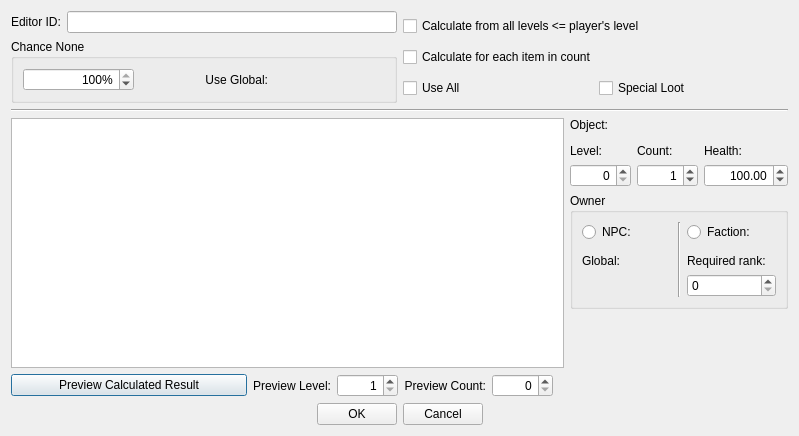
<?xml version="1.0" encoding="UTF-8"?>
<ui version="4.0">
 <class>FormDialogLeveledItem</class>
 <widget class="QDialog" name="FormDialogLeveledItem">
  <property name="geometry">
   <rect>
    <x>0</x>
    <y>0</y>
    <width>799</width>
    <height>436</height>
   </rect>
  </property>
  <property name="windowTitle">
   <string>Leveled Item</string>
  </property>
  <layout class="QVBoxLayout" name="verticalLayout_3">
   <item>
    <layout class="QGridLayout" name="gridLayout" columnstretch="0,1,1">
     <item row="0" column="2" rowspan="2">
      <layout class="QGridLayout" name="gridLayout_4">
       <item row="2" column="0">
        <widget class="QCheckBox" name="flagUseAll">
         <property name="whatsThis">
          <string>If this is checked, then the leveled list will produce every form in its list, regardless of the player's level. This is mutually exclusive with the other options for level calculations.</string>
         </property>
         <property name="text">
          <string>Use All</string>
         </property>
        </widget>
       </item>
       <item row="2" column="1">
        <widget class="QCheckBox" name="flagSpecialLoot">
         <property name="whatsThis">
          <string>Bethesda intended this checkbox to modify the leveled list calculation based on a &quot;Special Loot&quot; formula, but there's no evidence that such a formula was ever implemented.</string>
         </property>
         <property name="text">
          <string>Special Loot</string>
         </property>
        </widget>
       </item>
       <item row="1" column="0" colspan="2">
        <widget class="QCheckBox" name="flagRecalcPerCount">
         <property name="whatsThis">
          <string>If this list is in another leveled list with a count greater than one, this checkbox determines whether each generated object is the same (unchecked), or whether this leveled list is calculated independently for each generated object (checked).</string>
         </property>
         <property name="text">
          <string>Calculate for each item in count</string>
         </property>
        </widget>
       </item>
       <item row="0" column="0" colspan="2">
        <widget class="QCheckBox" name="flagCumulativeLevels">
         <property name="whatsThis">
          <string>If this is checked, then the leveled list will use any list entry at or below the player's level. If unchecked, the leveled list will use the list entry that is closest to the player's level without exceeding it.</string>
         </property>
         <property name="text">
          <string>Calculate from all levels &lt;= player's level</string>
         </property>
        </widget>
       </item>
      </layout>
     </item>
     <item row="1" column="0" colspan="2">
      <widget class="QGroupBox" name="groupBox">
       <property name="whatsThis">
        <string>Control the likelihood that this leveled list won't spawn anything at all. If you select a Global, its value will be treated as a percentage (i.e. in the range [0, 100]) and used instead of the fixed percentage.</string>
       </property>
       <property name="title">
        <string>Chance None</string>
       </property>
       <layout class="QHBoxLayout" name="horizontalLayout">
        <item>
         <widget class="QSpinBox" name="chanceNonePercentage">
          <property name="alignment">
           <set>Qt::AlignRight|Qt::AlignTrailing|Qt::AlignVCenter</set>
          </property>
          <property name="suffix">
           <string extracomment="percentage unit">%</string>
          </property>
          <property name="maximum">
           <number>100</number>
          </property>
          <property name="value">
           <number>100</number>
          </property>
         </widget>
        </item>
        <item>
         <spacer name="horizontalSpacer_4">
          <property name="orientation">
           <enum>Qt::Horizontal</enum>
          </property>
          <property name="sizeType">
           <enum>QSizePolicy::Fixed</enum>
          </property>
          <property name="sizeHint" stdset="0">
           <size>
            <width>16</width>
            <height>8</height>
           </size>
          </property>
         </spacer>
        </item>
        <item>
         <widget class="QLabel" name="label_2">
          <property name="text">
           <string>Use Global:</string>
          </property>
          <property name="alignment">
           <set>Qt::AlignRight|Qt::AlignTrailing|Qt::AlignVCenter</set>
          </property>
         </widget>
        </item>
        <item>
         <widget class="DKFormPicker" name="chanceNoneGlobal"/>
        </item>
       </layout>
      </widget>
     </item>
     <item row="0" column="0" colspan="2">
      <layout class="QHBoxLayout" name="horizontalLayout_3">
       <item>
        <widget class="QLabel" name="label">
         <property name="text">
          <string>Editor ID:</string>
         </property>
         <property name="buddy">
          <cstring>editorID</cstring>
         </property>
        </widget>
       </item>
       <item>
        <widget class="QLineEdit" name="editorID"/>
       </item>
      </layout>
     </item>
    </layout>
   </item>
   <item>
    <widget class="Line" name="line">
     <property name="orientation">
      <enum>Qt::Horizontal</enum>
     </property>
    </widget>
   </item>
   <item>
    <layout class="QHBoxLayout" name="horizontalLayout_2">
     <item>
      <widget class="QTableView" name="view"/>
     </item>
     <item>
      <layout class="QVBoxLayout" name="verticalLayout_2">
       <item>
        <widget class="QLabel" name="label_3">
         <property name="text">
          <string>Object:</string>
         </property>
         <property name="buddy">
          <cstring>entryForm</cstring>
         </property>
        </widget>
       </item>
       <item>
        <widget class="DKFormPicker" name="entryForm">
         <property name="whatsThis">
          <string>The object that this list item will spawn, if it's chosen by the leveled list calculation.</string>
         </property>
        </widget>
       </item>
       <item>
        <layout class="QGridLayout" name="gridLayout_3">
         <item row="0" column="0">
          <widget class="QLabel" name="label_6">
           <property name="text">
            <string>Level:</string>
           </property>
           <property name="buddy">
            <cstring>entryLevel</cstring>
           </property>
          </widget>
         </item>
         <item row="0" column="2">
          <widget class="QLabel" name="label_8">
           <property name="text">
            <string>Health:</string>
           </property>
           <property name="buddy">
            <cstring>entryHealth</cstring>
           </property>
          </widget>
         </item>
         <item row="0" column="1">
          <widget class="QLabel" name="label_7">
           <property name="text">
            <string>Count:</string>
           </property>
           <property name="buddy">
            <cstring>entryCount</cstring>
           </property>
          </widget>
         </item>
         <item row="1" column="0">
          <widget class="QSpinBox" name="entryLevel">
           <property name="whatsThis">
            <string>The level associated with this list item. Whether the list item is selected will depend on how this level compares to the player's level.</string>
           </property>
           <property name="alignment">
            <set>Qt::AlignRight|Qt::AlignTrailing|Qt::AlignVCenter</set>
           </property>
           <property name="minimum">
            <number>0</number>
           </property>
           <property name="maximum">
            <number>65535</number>
           </property>
          </widget>
         </item>
         <item row="1" column="1">
          <widget class="QSpinBox" name="entryCount">
           <property name="whatsThis">
            <string>The amount of this item that will generated.</string>
           </property>
           <property name="alignment">
            <set>Qt::AlignRight|Qt::AlignTrailing|Qt::AlignVCenter</set>
           </property>
           <property name="maximum">
            <number>65535</number>
           </property>
           <property name="value">
            <number>1</number>
           </property>
          </widget>
         </item>
         <item row="1" column="2">
          <widget class="QDoubleSpinBox" name="entryHealth">
           <property name="whatsThis">
            <string>For weapons and armor, the condition they're in. Values above 100% produce the same effects as tempering the item using the Smithing skill.</string>
           </property>
           <property name="alignment">
            <set>Qt::AlignRight|Qt::AlignTrailing|Qt::AlignVCenter</set>
           </property>
           <property name="maximum">
            <double>9999999.000000000000000</double>
           </property>
           <property name="value">
            <double>100.000000000000000</double>
           </property>
          </widget>
         </item>
        </layout>
       </item>
       <item>
        <widget class="QGroupBox" name="entryOwnerGroupbox">
         <property name="whatsThis">
          <string>The NPC or faction (pick one) that owns this item.</string>
         </property>
         <property name="title">
          <string>Owner</string>
         </property>
         <layout class="QGridLayout" name="gridLayout_2">
          <item row="1" column="2">
           <widget class="DKFormPicker" name="entryOwnerFaction"/>
          </item>
          <item row="2" column="0">
           <widget class="QLabel" name="label_4">
            <property name="text">
             <string>Global:</string>
            </property>
            <property name="buddy">
             <cstring>entryOwnerGlobal</cstring>
            </property>
           </widget>
          </item>
          <item row="0" column="0">
           <widget class="QRadioButton" name="entryOwnerTypeActorBase">
            <property name="text">
             <string>NPC:</string>
            </property>
           </widget>
          </item>
          <item row="3" column="0">
           <widget class="DKFormPicker" name="entryOwnerGlobal">
            <property name="whatsThis">
             <string>Unused. The ability to associate a Global with per-actor ownership was introduced in Fallout 3, but was unused even in that game, and its purpose -- beyond limiting when or how the actor is considered the item's owner, somehow -- is unknown.</string>
            </property>
           </widget>
          </item>
          <item row="2" column="2">
           <widget class="QLabel" name="label_5">
            <property name="text">
             <string>Required rank:</string>
            </property>
            <property name="buddy">
             <cstring>entryOwnerRank</cstring>
            </property>
           </widget>
          </item>
          <item row="1" column="0">
           <widget class="DKFormPicker" name="entryOwnerActorBase"/>
          </item>
          <item row="3" column="2">
           <widget class="QSpinBox" name="entryOwnerRank">
            <property name="whatsThis">
             <string>If the item's owner is a faction, then NPCs must have this rank or greater within the faction in order to share in ownership of the item.</string>
            </property>
           </widget>
          </item>
          <item row="0" column="2">
           <widget class="QRadioButton" name="entryOwnerTypeFaction">
            <property name="text">
             <string>Faction:</string>
            </property>
           </widget>
          </item>
          <item row="0" column="1" rowspan="4">
           <widget class="Line" name="line_2">
            <property name="orientation">
             <enum>Qt::Vertical</enum>
            </property>
           </widget>
          </item>
         </layout>
        </widget>
       </item>
       <item>
        <spacer name="verticalSpacer">
         <property name="orientation">
          <enum>Qt::Vertical</enum>
         </property>
         <property name="sizeHint" stdset="0">
          <size>
           <width>20</width>
           <height>40</height>
          </size>
         </property>
        </spacer>
       </item>
      </layout>
     </item>
    </layout>
   </item>
   <item>
    <layout class="QHBoxLayout" name="previewLayout" stretch="1,0,0,0,0,1">
     <item>
      <widget class="QPushButton" name="buttonPreviewLLCalc">
       <property name="whatsThis">
        <string>Given a preview level (the level of a hypothetical player) and a preview count (the number of entities to generate), generate sample output using this leveled list.</string>
       </property>
       <property name="text">
        <string>Preview Calculated Result</string>
       </property>
      </widget>
     </item>
     <item>
      <widget class="QLabel" name="label_9">
       <property name="text">
        <string>Preview Level:</string>
       </property>
       <property name="alignment">
        <set>Qt::AlignRight|Qt::AlignTrailing|Qt::AlignVCenter</set>
       </property>
       <property name="buddy">
        <cstring>previewLevel</cstring>
       </property>
      </widget>
     </item>
     <item>
      <widget class="QSpinBox" name="previewLevel">
       <property name="alignment">
        <set>Qt::AlignRight|Qt::AlignTrailing|Qt::AlignVCenter</set>
       </property>
       <property name="minimum">
        <number>1</number>
       </property>
       <property name="maximum">
        <number>65535</number>
       </property>
      </widget>
     </item>
     <item>
      <widget class="QLabel" name="label_10">
       <property name="text">
        <string>Preview Count:</string>
       </property>
       <property name="alignment">
        <set>Qt::AlignRight|Qt::AlignTrailing|Qt::AlignVCenter</set>
       </property>
       <property name="buddy">
        <cstring>previewCount</cstring>
       </property>
      </widget>
     </item>
     <item>
      <widget class="QSpinBox" name="previewCount">
       <property name="alignment">
        <set>Qt::AlignRight|Qt::AlignTrailing|Qt::AlignVCenter</set>
       </property>
       <property name="maximum">
        <number>65535</number>
       </property>
      </widget>
     </item>
     <item>
      <spacer name="horizontalSpacer_3">
       <property name="orientation">
        <enum>Qt::Horizontal</enum>
       </property>
       <property name="sizeHint" stdset="0">
        <size>
         <width>40</width>
         <height>20</height>
        </size>
       </property>
      </spacer>
     </item>
    </layout>
   </item>
   <item>
    <layout class="QHBoxLayout" name="buttonsLayout">
     <item>
      <spacer name="horizontalSpacer">
       <property name="orientation">
        <enum>Qt::Horizontal</enum>
       </property>
       <property name="sizeHint" stdset="0">
        <size>
         <width>40</width>
         <height>20</height>
        </size>
       </property>
      </spacer>
     </item>
     <item>
      <widget class="QPushButton" name="buttonOK">
       <property name="text">
        <string>OK</string>
       </property>
      </widget>
     </item>
     <item>
      <widget class="QPushButton" name="buttonCancel">
       <property name="text">
        <string>Cancel</string>
       </property>
      </widget>
     </item>
     <item>
      <spacer name="horizontalSpacer_2">
       <property name="orientation">
        <enum>Qt::Horizontal</enum>
       </property>
       <property name="sizeHint" stdset="0">
        <size>
         <width>40</width>
         <height>20</height>
        </size>
       </property>
      </spacer>
     </item>
    </layout>
   </item>
  </layout>
 </widget>
 <customwidgets>
  <customwidget>
   <class>DKFormPicker</class>
   <extends>QWidget</extends>
   <header>widgets/DKFormPicker.h</header>
  </customwidget>
 </customwidgets>
 <tabstops>
  <tabstop>view</tabstop>
  <tabstop>entryForm</tabstop>
  <tabstop>entryLevel</tabstop>
  <tabstop>entryCount</tabstop>
  <tabstop>entryHealth</tabstop>
  <tabstop>entryOwnerTypeActorBase</tabstop>
  <tabstop>entryOwnerTypeFaction</tabstop>
  <tabstop>entryOwnerActorBase</tabstop>
  <tabstop>entryOwnerGlobal</tabstop>
  <tabstop>entryOwnerFaction</tabstop>
  <tabstop>entryOwnerRank</tabstop>
  <tabstop>buttonPreviewLLCalc</tabstop>
  <tabstop>previewLevel</tabstop>
  <tabstop>previewCount</tabstop>
  <tabstop>buttonOK</tabstop>
  <tabstop>buttonCancel</tabstop>
 </tabstops>
 <resources/>
 <connections/>
</ui>
